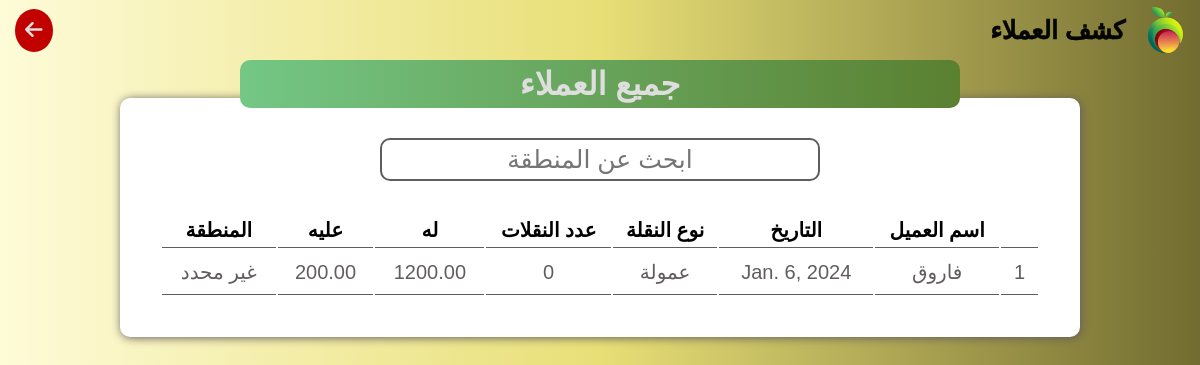
The app's page /suppliersort, older data.
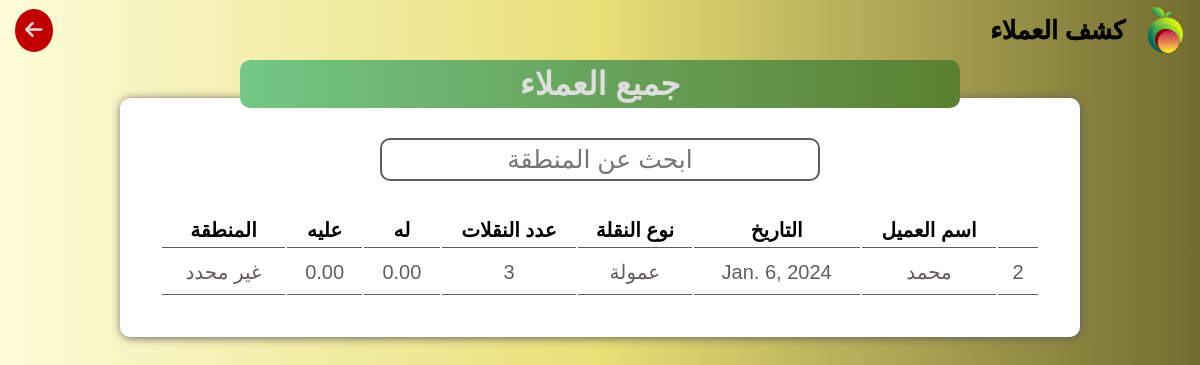
The same page, newer data.
### user/models.py (models this page shows, shortened)
class Supplier(models.Model):
    name = models.CharField(max_length=30)
    place = models.CharField(max_length=70, default='غير محدد')
    date = models.DateField(default=timezone.now().date())
    type = models.CharField(max_length=30, default='عمولة')
    his_money = models.DecimalField(max_digits=10, decimal_places=2, default=0)
    on_him_money = models.DecimalField(max_digits=10, decimal_places=2,default=0)
    total = models.DecimalField(max_digits=10, decimal_places=2, blank=True, null=True)
    num_of_containers = models.PositiveIntegerField(default=0)
    @property
    def total(self):
        return self.his_money - self.on_him_money
    @property
    def num_of_containers(self):
        return self.container_set.count()

### user/views.py (the view)
# urls.py: path('suppliersort',views.supplier_sort, name='suppliersort' ),
def supplier_sort(request):
    sup = Supplier.objects.all()
    context = {'sup': sup}
    return render(request,'suppliersort.html',context)

### templates/suppliersort.html (shortened to what this page needs)
{% load static %}
<!DOCTYPE html>
<html lang="en">
<head>
    <link rel="stylesheet" href="https://cdnjs.cloudflare.com/ajax/libs/font-awesome/6.5.1/css/all.min.css" />
    <link rel="stylesheet" href="{% static "css/main.css" %}">
</head>
<body>
    <header>
        <div class="main">
            <img src="images/logo.png" alt="">
            <h1>كشف العملاء</h1>
        </div>
        <a href="{% url "home" %}"><i class="fa-solid fa-arrow-left"></i></a>
    </header>
        <div class="title">
            <h1>جميع العملاء</h1>
        </div>
        <div class="table">
            <input id="searchbar" type="text" placeholder="ابحث عن المنطقة">
            <table>
                <thead>
                    <tr>
                        <th></th>
                        <th>اسم العميل</th>
                        <th>التاريخ</th>
                        <th>نوع النقلة</th>
                        <th>عدد النقلات</th>
                        <th>له</th>
                        <th>عليه</th>
                        <th>المنطقة</th>
                    </tr>
                </thead>
                <tbody id="tablebody">
                    {% for sup in sup  %}
                    <tr>
                        <td>{{sup.id}}</td>
                        <td>{{sup.name}}</td>
                        <td>{{sup.date}}</td>
                        <td>عمولة</td>
                        <td>{{sup.num_of_containers}}</td>
                        <td>{{sup.his_money}}</td>
                        <td>{{sup.on_him_money}}</td>
                        <td>{{sup.place}}</td>
                    </tr>
                    {% endfor %}
                </tbody>
            </table>
        </div>
</body>
</html>

Row changes from the older to the newer data that the page shows:
removed Supplier: id "1", name "فاروق", date "Jan. 6, 2024", num_of_containers "0", his_money "1200.00", on_him_money "200.00", place "غير محدد"
added Supplier: id "2", name "محمد", date "Jan. 6, 2024", num_of_containers "3", his_money "0.00", on_him_money "0.00", place "غير محدد"
